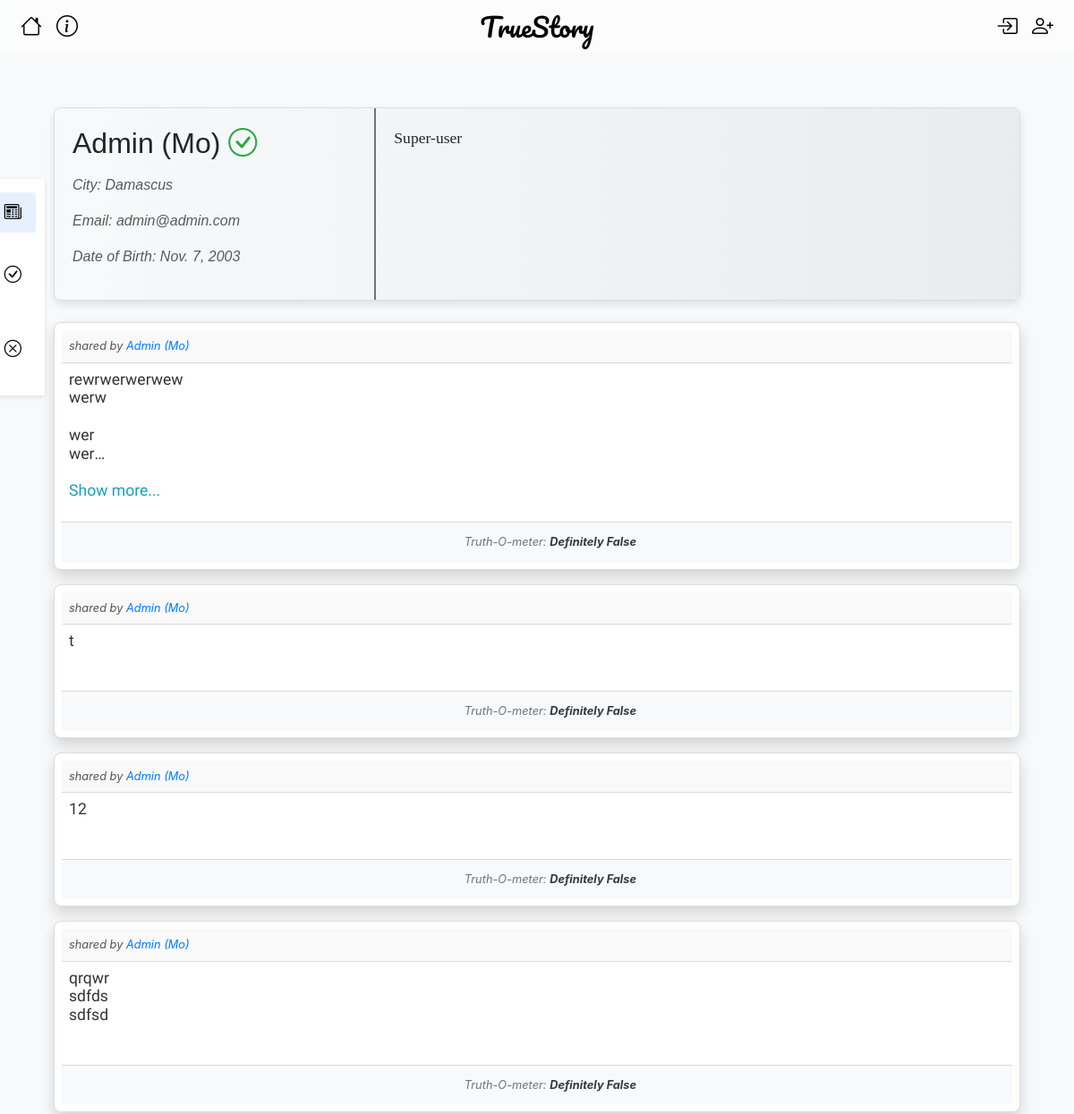
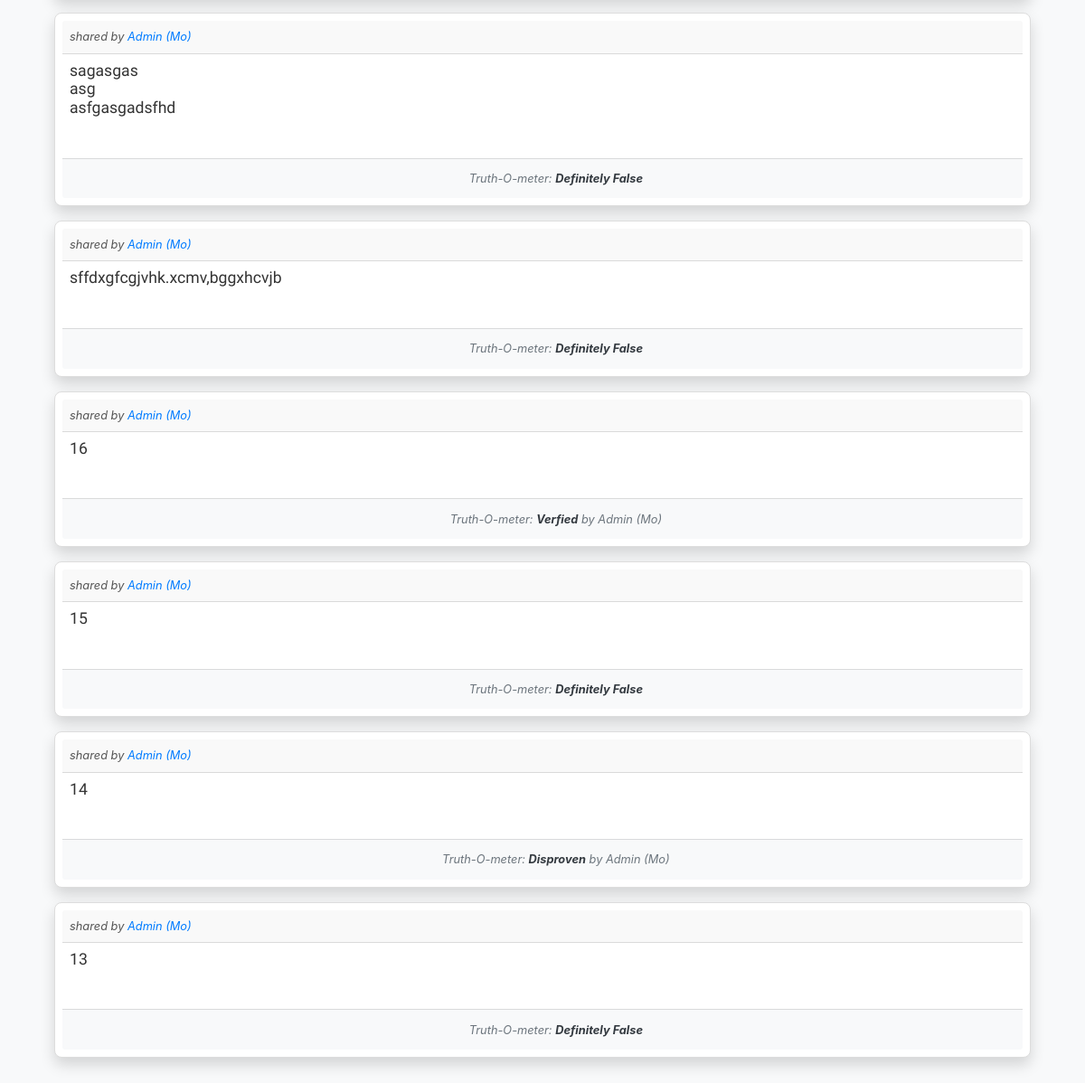
Page /account/2/details on the earlier database version (2 pictures, top to bottom).
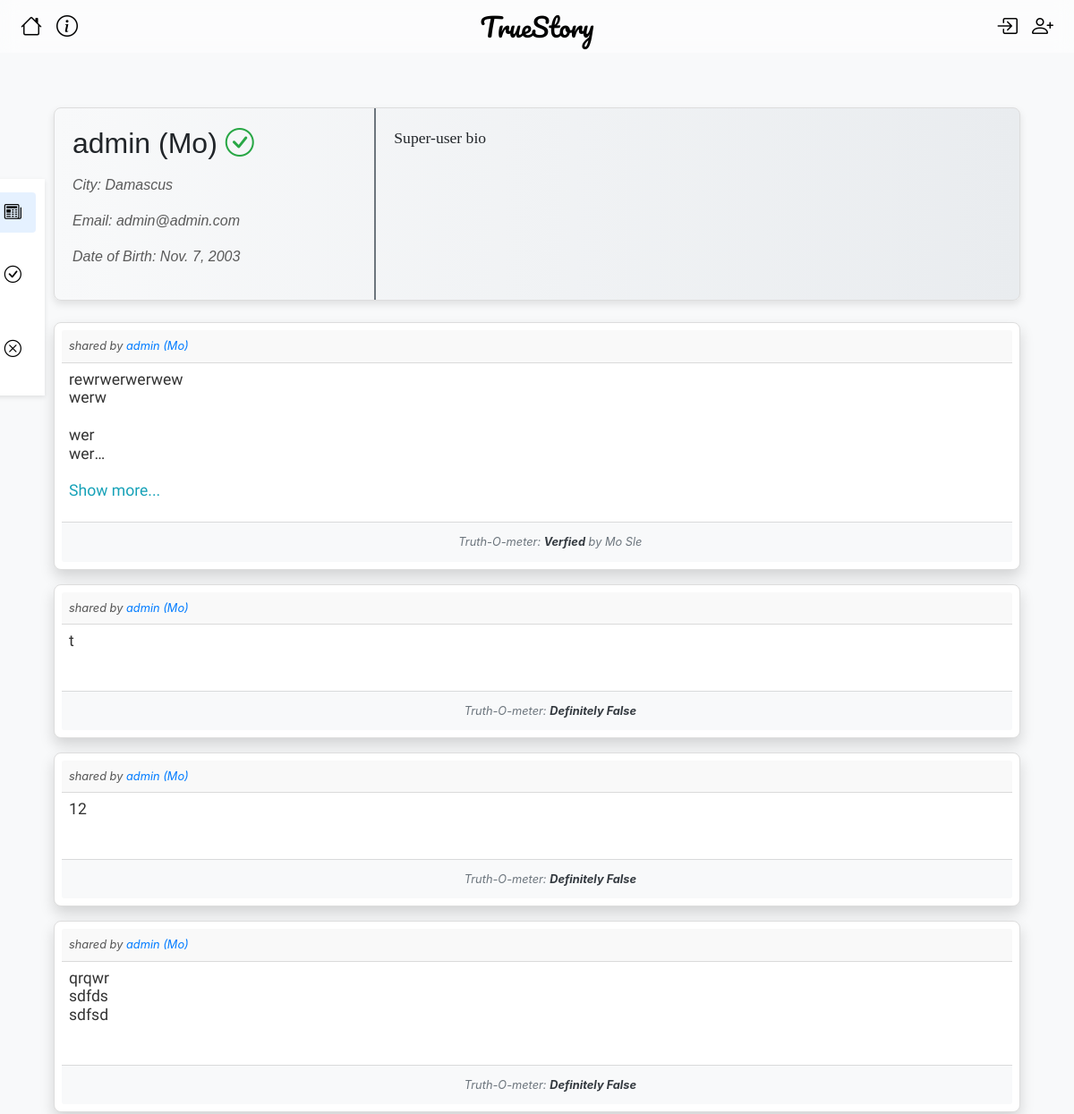
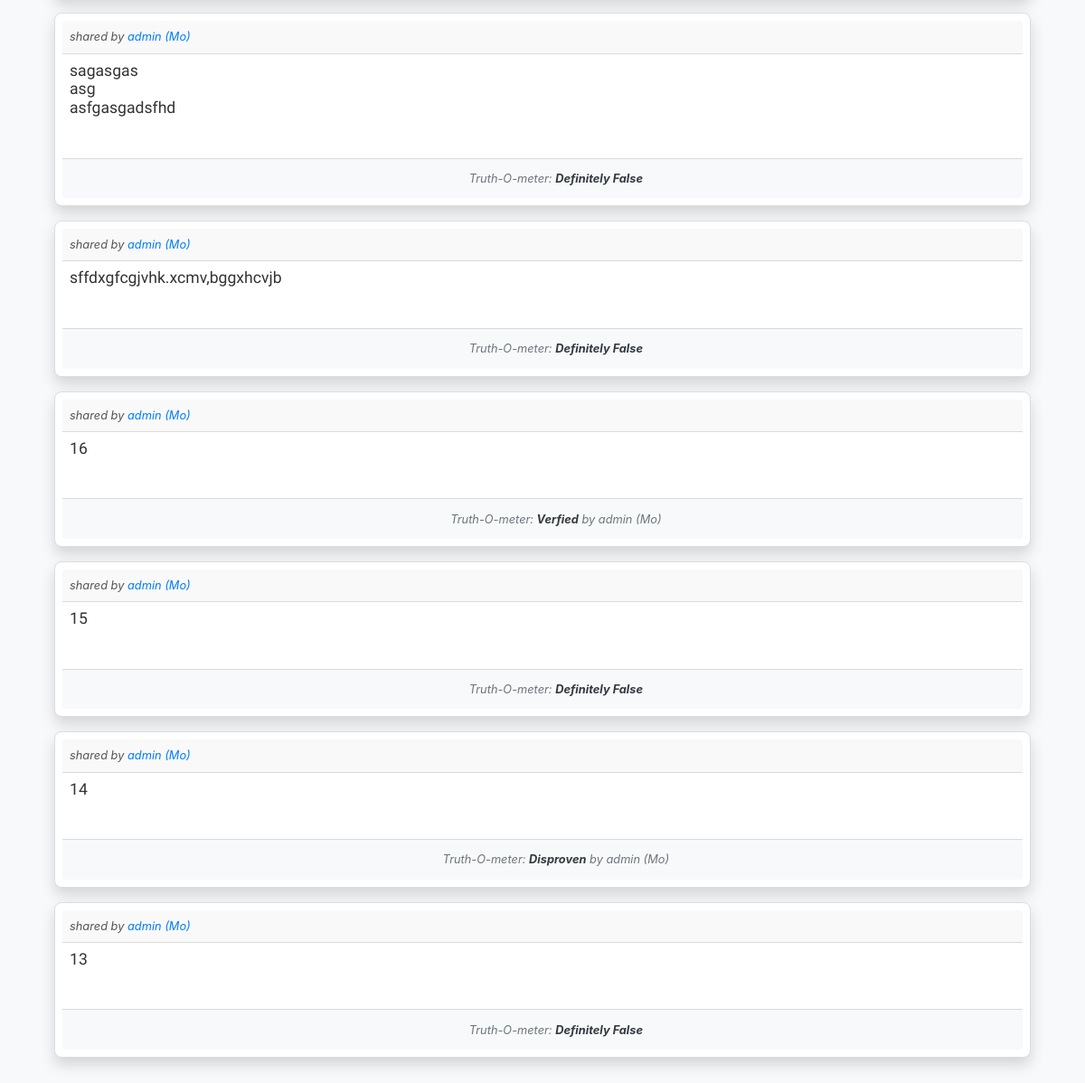
Same page on the later database version (2 pictures, top to bottom).
### mainapp/models.py (models this page shows, shortened)
class Account(models.Model):
    user = models.OneToOneField(CustomUser, on_delete=models.CASCADE, primary_key=True)
    first_name = models.CharField("First Name", max_length=100)
    last_name = models.CharField("Last Name", max_length=100)
    date_of_birth = models.DateField("Date Of Birth",)
    gender = models.CharField("Gender", max_length=8, choices=[("MALE", "MALE"), ("FEMALE", "FEMALE")])
    city = models.CharField("City", max_length=50)
    bio = models.TextField("Bio", max_length=1000)
    last_api_call = models.DateTimeField(null=True, blank=True)
    def __str__(self):
        return self.first_name + " " + self.last_name
    def get_absolute_url(self):
        return reverse("account_detail", kwargs={"pk": self.pk})

class CustomUser(AbstractUser):
    username = None
    first_name = None
    last_name = None
    email = models.EmailField("email_address", unique=True)
    is_trusted = models.BooleanField(default=False)
    USERNAME_FIELD = "email"
    REQUIRED_FIELDS = []
    objects = CustomUserManager()

class Post(models.Model):
    post_id = models.BigAutoField("Post id",primary_key=True)
    account = models.ForeignKey(Account, on_delete=models.CASCADE,related_name="account")
    post_text = models.TextField("Post Text", max_length=5000)
    true_prob = models.FloatField("Prop",default = -1)
    status = models.CharField(max_length=1000,default="Processing..")
    checker = models.ForeignKey(Account,null=True, blank=True,on_delete=models.SET_NULL,related_name="checker")
    created_at = models.DateTimeField("Created at", auto_now_add = True)
    updated_at = models.DateTimeField("Updated at", auto_now = True)
    class Meta:
        verbose_name = "Post"
        ordering = ["-post_id"]
    def get_relative_time(self):
        now = datetime.now()
        past_date = self.created_at
        relative_time = DateTimeUtils.relative_datetime(past_date)[0]
        ago = " ago"
        if relative_time == "just now":
            ago =""
        return relative_time+ago

### mainapp/views/account.py (the view, shortened to what this page needs)
def profile_view(request, pk):
    account = Account.objects.get(user_id=pk)
    nav = request.GET.get('nav', 'posts')
    if nav == 'verified':
        post_list = Post.objects.filter(checker=account, status="Verfied")
    elif nav == 'disproven':
        post_list = Post.objects.filter(checker=account, status="Disproven")
    else:
        post_list = Post.objects.filter(account=account)
    paginator = Paginator(post_list, 10)  # Show 10 posts per page
    page_number = request.GET.get('page',1)
    page_obj = paginator.get_page(page_number)
    context = {
        'account': account,
        'page_obj': page_obj,
        'has_next': page_obj.has_next(),
    }
    return render(request, 'mainapp/account/account_details.html', context)

### mainapp/templates/mainapp/account/account_details.html (shortened to what this page needs)
{% extends "base.html" %}
{% load static %}
{% block style %}
<link rel="stylesheet" type="text/css" href="{% static 'mainapp/css/profile_card.css' %}">
<link rel="stylesheet" type="text/css" href="{% static 'mainapp/css/post_card2.css' %}">
<link rel="stylesheet" type="text/css" href="{% static 'mainapp/css/side_panel.css' %}">
{% endblock style %}
{% block content %}
<div class="container mt-4">
    {% include 'mainapp/account/_profile_card.html' %}
    <div class="side-panel">
        <ul class="nav flex-column">
            <li class="nav-item">
                <a id="all_posts_nav" class="nav-link sub-bar {% if not request.GET.nav or request.GET.nav == 'posts' %}active{% endif %}" href="?nav=posts">
                    {{account.first_name}} Posts <i class="bi bi-newspaper float-right"></i>
                </a>
            </li>
            <li class="nav-item">
                <a class="nav-link sub-bar {% if request.GET.nav == 'verified' %}active{% endif %}" href="?nav=verified">
                    Verified by {{account.first_name}}<i class="bi bi-check-circle float-right"></i>
                </a>
            </li>
            <li class="nav-item">
                <a class="nav-link sub-bar {% if request.GET.nav == 'disproven' %}active{% endif %}" href="?nav=disproven">
                    Disproven by {{account.first_name}}<i class="bi bi-x-circle float-right"></i>
                </a>
            </li>
        </ul>
    </div>
    <div id="posts-container" class="mt-4">
        {% include 'mainapp/post/_posts_section.html' %}
    </div>
</div>
{% endblock %}

### templates/base.html (shortened to what this page needs)
{% load static %}
<!DOCTYPE html>
<html lang="en">
<head>
    <link href="https://stackpath.bootstrapcdn.com/bootstrap/4.5.2/css/bootstrap.min.css" rel="stylesheet">
    <link rel="stylesheet" href="https://cdn.jsdelivr.net/npm/bootstrap-icons/font/bootstrap-icons.css">
    <link href="https://stackpath.bootstrapcdn.com/bootstrap/4.5.2/css/bootstrap.min.css" rel="stylesheet">
    <link rel="stylesheet" href="https://cdn.jsdelivr.net/npm/bootstrap-icons@1.11.3/font/bootstrap-icons.min.css">
    <link rel="stylesheet" type="text/css" href="{% static 'mainapp/css/base.css' %}">
    {%block style%}
    {%endblock%}
</head>
<body class="bg-light">
    <header>
        <nav class="navbar navbar-expand-lg navbar-custom fixed-top">
            <div class="container-fluid">
                <ul class="navbar-nav mr-auto">
                    <li class="nav-item"><a class="nav-link" href="{% url 'index' %}"><i class="bi bi-house"></i></a></li>
                    <li class="nav-item"><a class="nav-link" href="#"><i class="bi bi-info-circle"></i></a></li>
                </ul>
                <span class="navbar-text mx-auto site-title">TrueStory</span>
                <ul class="navbar-nav ml-auto">
                    {% if user.is_authenticated %}
                    <li class="nav-item"><a class="nav-link" href="{%url 'account_detail' user.id %}"><i class="bi bi-person"></i></a></li>
                    <li class="nav-item">
                        <form id="logout-form" method="post" action="{% url 'logout' %}">
                                {% csrf_token %}
                        </form>
                        <a href="#" class="nav-link" onclick="document.getElementById('logout-form').submit();">
                                <i class="bi bi-power"></i>
                        </a>
                    </li>
                    {%else%}
                    <li class="nav-item"><a class="nav-link" href="{% url 'login' %}"><i class="bi bi-box-arrow-in-right"></i></a></li>
                    <li class="nav-item"><a class="nav-link" href="{% url 'signup' %}"><i class="bi bi-person-plus"></i></a></li>
                    {%endif%}
                </ul>
            </div>
        </nav>
    </header>
    <main class="container mt-5 pt-5 pb-5">
        {% block content %}
        {% endblock %}
    </main>
</body>
</html>

### mainapp/templates/mainapp/account/_profile_card.html (shortened to what this page needs)
<div class="card profile-card">
    <div class="row no-gutters">
        <div class="col-md-4 details position-relative">
            <div class="card-body">
                <h3 class="full-name">{{ account.first_name }} {{ account.last_name }}
                    {% if account.user.is_trusted %}
                    <i class="bi bi-check-circle text-success"></i>
                    {% endif %}
                </h3>
                <p><em>City: {{ account.city }}</em></p>
                <p><em>Email: {{ account.user.email }}</em></p>
                <p><em>Date of Birth: {{ account.date_of_birth }}</em></p>
            </div>
        </div>
        <div class="col-md-8">
            <div class="card-body bio">
                <p>{{ account.bio }}</p>
            </div>
        </div>
    </div>
</div>

### mainapp/templates/mainapp/post/_posts_section.html
{% for post in page_obj %}
    {% include 'mainapp/post/_post_card2.html' with post=post %}
{% endfor %}

### mainapp/templates/mainapp/post/_post_card2.html (shortened to what this page needs)
<div class="card mt-3 p-2 shadow" id="post-card-{{post.post_id}}">
    <div class="card-header d-flex justify-content-between p-2">
        <span class="small card-author">shared by <a href="{{ post.account.get_absolute_url }}" >{{ post.account.first_name }} {{ post.account.last_name }}</a></span>
    </div>
    <p class="card-text post-body p-2">
        <span class="post-summary">{{ post.post_text|linebreaksbr }}</span>
        <br><a href="javascript:void(0);" class="see-more text-info">Show more...</a>
    </p>
    <div class="card-footer d-flex justify-content-between align-items-center p-2 bg-light">
        <div class="btn-group" role="group">
        </div>
        <div id="poststatue{{post.post_id}}" class="status text-muted small text-center mx-auto">
            Truth-O-meter: <strong class="text-dark">{{ post.status }}</strong>
            {% if post.checker %}
                <span> by <a id="checker-link" href="{{post.checker.get_absolute_url}}">{{ post.checker }}</a></span>
            {% endif %}
        </div>
        <div class="btn-group" role="group">
        </div>
    </div>
</div>

### mainapp/static/mainapp/css/base.css (style rules this page uses)
body { margin: 0; padding: 0; box-sizing: border-box; }
.navbar-custom { background-color: rgba(255, 255, 255, 0.5); backdrop-filter: blur(10px); -webkit-backdrop-filter: blur(10px); padding: 0 0; }
.navbar-custom .navbar-nav .nav-link { color: #000; font-size: 1.5rem; }
.navbar-text.site-title ,#title { font-family: 'Pacifico' , sans-serif; font-size: 1.8rem; color: #000; }

### mainapp/static/mainapp/css/profile_card.css (style rules this page uses)
.profile-card { background: linear-gradient(to right, #f8f9fa, #e9ecef); box-shadow: 0 4px 8px rgba(0, 0, 0, 0.1); font-family: Arial, sans-serif; }
.profile-card .details { border-right: 2px solid #6c757d; }
.profile-card .details p { color: #5a5a5a; }
.profile-card .bio { font-family: 'Georgia', serif; font-size: 1.1rem; }
.profile-card .full-name { font-size: 2rem; margin-bottom: 1rem; }

### mainapp/static/mainapp/css/post_card2.css (style rules this page uses)
body { margin: 0; padding: 0; box-sizing: border-box; }
.card { border: 1px solid #ddd; border-radius: 8px; }
.card-header, .card-footer { background-color: #f9f9f9; }
.status { font-style: italic; color: #666; width: 30%; }
.text-info { color: #17a2b8; }
.text-muted { color: #888; }
.text-dark { color: #333; }
.post-summary { display: -webkit-box; -webkit-box-orient: vertical; -webkit-line-clamp: 5; display: box; box-orient: vertical; line-clamp: 5; overflow: hidden; text-overflow: ellipsis; }
.post-body { transition: all 0.3s ease-in-out; padding: 40px; font-family: 'Montserrat', sans-serif; border-radius: 8px; color: #333; font-size: 1.1rem; line-height: 1.3rem; }
.see-more, .see-less { color: #007bff; cursor: pointer; }
.card-author { font-style: italic; font-size: 0.8em; color: #555; }
#checker-link { color: inherit; text-decoration: none; }

### mainapp/static/mainapp/css/side_panel.css (style rules this page uses)
.side-panel { position: fixed; top: 200px; left: -150px; width: 200px; background-color: rgba(255, 255, 255, 0.9); box-shadow: 0 2px 5px rgba(0, 0, 0, 0.1); padding: 10px; z-index: 1000; transition: left 0.3s; }
.side-panel .nav-link { color: #000; margin: 5px 0; font-size: 1.2rem; display: flex; justify-content: space-between; align-items: center; }
.side-panel .nav-link:hover, .side-panel .nav-link.active { background-color: rgba(0, 123, 255, 0.1); border-radius: 4px; }

Differences in the rows shown:
changed Account "(Mo)": first_name "Admin" → "admin"; bio "Super-user" → "Super-user bio"
changed Post "rewrwerwerwew werw wer wer": account.first_name "Admin" → "admin"; status "Definitely False" → "Verfied"; checker_id empty → 1 (drawn); checker (not shown) → "Mo Sle"
changed through a linked row, Post (number 2 of 10 on the later page): account.first_name "Admin" → "admin"
changed through a linked row, Post (number 3 of 10 on the later page): account.first_name "Admin" → "admin"
changed through a linked row, Post "qrqwr sdfds sdfsd": account.first_name "Admin" → "admin"
changed through a linked row, Post "sagasgas asg asfgasgadsfhd": account.first_name "Admin" → "admin"
changed through a linked row, Post "sffdxgfcgjvhk.xcmv,bggxhcvjb": account.first_name "Admin" → "admin"
changed through a linked row, Post (number 7 of 10 on the later page): account.first_name "Admin" → "admin"; checker "Admin (Mo)" → "admin (Mo)"
changed through a linked row, Post (number 8 of 10 on the later page): account.first_name "Admin" → "admin"
changed through a linked row, Post "Disproven": account.first_name "Admin" → "admin"; checker "Admin (Mo)" → "admin (Mo)"
changed through a linked row, Post (number 10 of 10 on the later page): account.first_name "Admin" → "admin"
